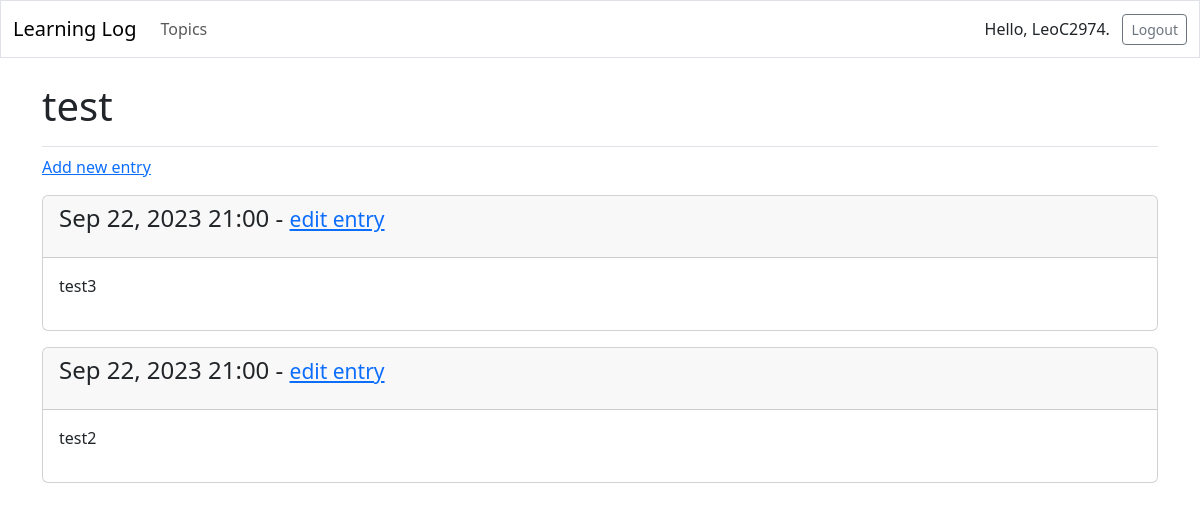
Page /topics/6/ (signed in) on the committed database.
### learning_logs/models.py (models this page shows, shortened)
class Topic(models.Model):
    text = models.CharField(max_length=200)
    date_added = models.DateTimeField(auto_now_add=True)
    owner = models.ForeignKey(User, on_delete=models.CASCADE)

class Entry(models.Model):
    topic = models.ForeignKey(Topic, on_delete=models.CASCADE)
    text = models.TextField()
    date_added = models.DateTimeField(auto_now_add=True)
    class Meta:
        verbose_name_plural = 'entries'

### learning_logs/views.py (the view)
# urls.py: path('topics/<int:topic_id>/', views.topic, name='topic'),
@login_required
def topic(request, topic_id):
    topic = Topic.objects.get(id=topic_id)
    check_topic_owner(request, topic)
    entries = topic.entry_set.order_by('-date_added')
    context = {'topic':topic, 'entries':entries}
    return render(request, 'learning_logs/topic.html', context)

### learning_logs/views.py (called while the page is built)
def check_topic_owner(request, topic):
    if topic.owner != request.user:
        raise Http404

### learning_logs/templates/learning_logs/topic.html
{% extends 'learning_logs/base.html' %}
{% block page_header %}
  <h1>{{ topic.text}}</h1>
{% endblock page_header %}
{% block content %}
<p>
  <a href="{% url 'learning_logs:new_entry' topic.id %}">Add new entry</a>
</p>
  {% for entry in entries %}
    <div class="card mb-3">
      <h4 class="card-header">
        {{ entry.date_added|date:'M d, Y H:i'}} -
        <small><a href="{% url 'learning_logs:edit_entry' entry.id %}">
          edit entry</a></p></small>
      </h4>
      <div class="card-body">{{ entry.text|linebreaks }}</div>
    </div>
  {% empty %}
    <p>There are no entries for this topic yet.</p>
  {% endfor %}
{% endblock content %}

### learning_logs/templates/learning_logs/base.html (shortened to what this page needs)
<!doctype html>
<html lang="en">
<head>
  {% load django_bootstrap5 %}
  {% bootstrap_css %}
</head>
<body>
  <nav class="navbar navbar-expand-md navbar-light mb-4 border">
    <div class="container-fluid">
      <a class="navbar-brand" href="{% url 'learning_logs:index' %}">
        Learning Log</a>
      <div class="collapse navbar-collapse" id="navbarCollapse">
        <ul class="navbar-nav me-auto mb-2 mb-md-0">
          <li class="nav-item">
            <a class="nav-link" href="{% url 'learning_logs:topics' %}">
              Topics</a></li>
        </ul>
        <ul class="navbar-nav ms-auto mb-2 mb-md-0">
          {% if user.is_authenticated %}
            <li class="nav-item">
              <span class="navbar-text-me-2">Hello, {{ user.username }}.
                &nbsp;&nbsp;</span>
            </li>
          {% endif %}
        </ul>
        {% if user.is_authenticated %}
          <form action="{% url 'accounts:logout' %}" method="post">
            <button name="submit" class="btn btn-outline-secondary btn-sm">
              Logout</button>
          </form>
        {% endif %}
      </div>
    </div>
  </nav>
  <main class="container">
    <div class="pb-2 mb-2 border-bottom">
      {% block page_header %}{% endblock page_header %}
    </div>
    <div>
      {% block content %}{% endblock content %}
    </div>
  </main>
</body>
</html>

### rows in the picture
Topic: text "test"
Entry: date_added "Sep 22, 2023 21:00", text "test3"
Entry: date_added "Sep 22, 2023 21:00", text "test2"

### other values in the picture
{{ user.username }} "LeoC2974"
